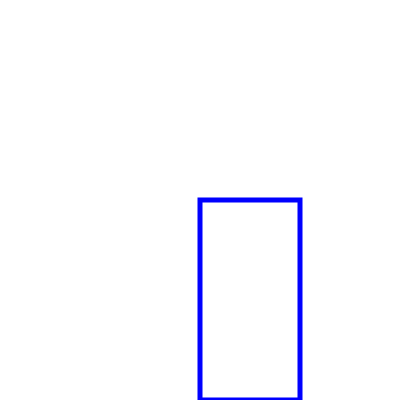
Frame 1 (no input)
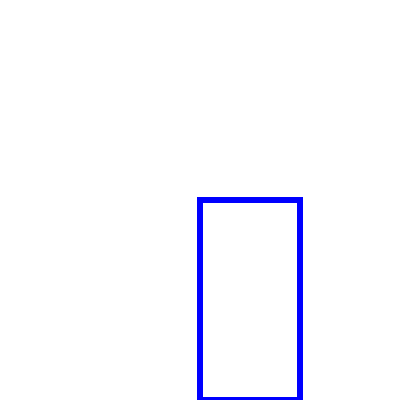
Frame 60 (no input)
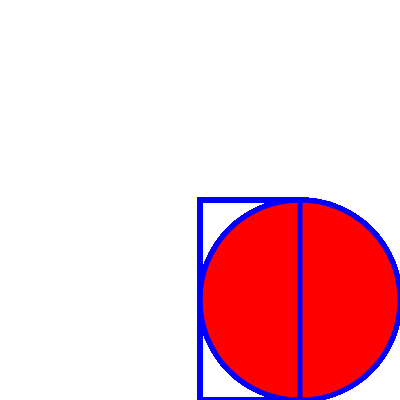
Frame 120 (the mouse pressed at the canvas centre since frame 60)

The p5.js sketch that drew these frames (run headless with seeded random() and noise() and a simulated clock; from frame 60 on, the mouse is pressed at the canvas centre):

// p5.js sketch
// ── sketch.js
function setup() {
  createCanvas(400, 400);
}

function draw() {
  //background(220);
  
  fill(255, 0, 0);
  stroke(0, 0, 255);
  strokeWeight(5);
  ellipseMode(CORNER);
  ellipse(200, 200, mouseY, mouseX);
  
  noFill();
  rect(200, 200, 100, 200);
}
